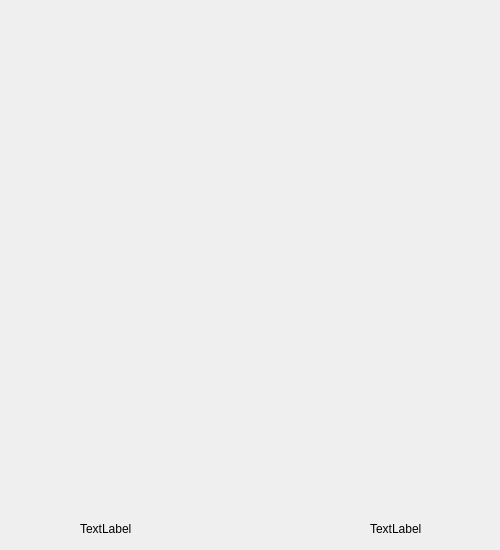
<?xml version="1.0" encoding="UTF-8"?>
<ui version="4.0">
 <class>playArea</class>
 <widget class="QDialog" name="playArea">
  <property name="geometry">
   <rect>
    <x>0</x>
    <y>0</y>
    <width>500</width>
    <height>550</height>
   </rect>
  </property>
  <property name="windowTitle">
   <string comment="Othello">Dialog</string>
  </property>
  <widget class="QLabel" name="label">
   <property name="geometry">
    <rect>
     <x>80</x>
     <y>520</y>
     <width>67</width>
     <height>17</height>
    </rect>
   </property>
   <property name="text">
    <string>TextLabel</string>
   </property>
  </widget>
  <widget class="QLabel" name="label_2">
   <property name="geometry">
    <rect>
     <x>370</x>
     <y>520</y>
     <width>67</width>
     <height>17</height>
    </rect>
   </property>
   <property name="text">
    <string>TextLabel</string>
   </property>
  </widget>
  <widget class="QWidget" name="board" native="true">
   <property name="geometry">
    <rect>
     <x>80</x>
     <y>100</y>
     <width>320</width>
     <height>320</height>
    </rect>
   </property>
  </widget>
 </widget>
 <resources/>
 <connections/>
</ui>
